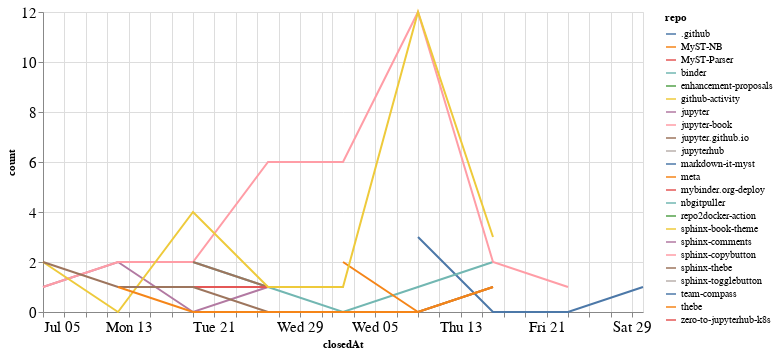

The notebook cell this image was saved under:
### Code cell
closed_by_time = closed_by.groupby('repo').resample('W', on='closedAt').count()['author'].reset_index()
closed_by_time = closed_by_time.rename(columns={'author': 'count'})

alt.Chart(closed_by_time, width=600).mark_line().encode(
    x='closedAt',
    y='count',
    color='repo',
    tooltip="repo"
)

### Figure 1 — Vega-Lite specification as saved in the notebook (floating-point values rounded to 4 significant figures)
{"config": {"axisLeft": {"labelFontSize": 15}, "axisBottom": {"labelFontSize": 15}}, "data": {"name": "data-1827bf687815cfa50746650e88c7a958"}, "mark": "line", "encoding": {"color": {"type": "nominal", "field": "repo"}, "tooltip": {"type": "nominal", "field": "repo"}, "x": {"type": "temporal", "field": "closedAt"}, "y": {"type": "quantitative", "field": "count"}}, "width": 600, "$schema": "https://vega.github.io/schema/vega-lite/v4.8.1.json", "datasets": {"data-1827bf687815cfa50746650e88c7a958": [{"repo": ".github", "closedAt": "2020-08-09T00:00:00", "count": 3}, {"repo": ".github", "closedAt": "2020-08-16T00:00:00", "count": 0}, {"repo": ".github", "closedAt": "2020-08-23T00:00:00", "count": 0}, {"repo": ".github", "closedAt": "2020-08-30T00:00:00", "count": 1}, {"repo": "MyST-NB", "closedAt": "2020-07-19T00:00:00", "count": 1}, {"repo": "MyST-Parser", "closedAt": "2020-07-12T00:00:00", "count": 1}, {"repo": "MyST-Parser", "closedAt": "2020-07-19T00:00:00", "count": 1}, {"repo": "binder", "closedAt": "2020-07-19T00:00:00", "count": 2}, {"repo": "binder", "closedAt": "2020-07-26T00:00:00", "count": 1}, {"repo": "binder", "closedAt": "2020-08-02T00:00:00", "count": 0}, {"repo": "binder", "closedAt": "2020-08-09T00:00:00", "count": 1}, {"repo": "binder", "closedAt": "2020-08-16T00:00:00", "count": 2}, {"repo": "enhancement-proposals", "closedAt": "2020-08-30T00:00:00", "count": 1}, {"repo": "github-activity", "closedAt": "2020-08-09T00:00:00", "count": 2}, {"repo": "jupyter", "closedAt": "2020-07-05T00:00:00", "count": 1}, {"repo": "jupyter", "closedAt": "2020-07-12T00:00:00", "count": 2}, {"repo": "jupyter", "closedAt": "2020-07-19T00:00:00", "count": 0}, {"repo": "jupyter", "closedAt": "2020-07-26T00:00:00", "count": 1}, {"repo": "jupyter-book", "closedAt": "2020-07-05T00:00:00", "count": 1}, {"repo": "jupyter-book", "closedAt": "2020-07-12T00:00:00", "count": 2}, {"repo": "jupyter-book", "closedAt": "2020-07-19T00:00:00", "count": 2}, {"repo": "jupyter-book", "closedAt": "2020-07-26T00:00:00", "count": 6}, {"repo": "jupyter-book", "closedAt": "2020-08-02T00:00:00", "count": 6}, {"repo": "jupyter-book", "closedAt": "2020-08-09T00:00:00", "count": 12}, {"repo": "jupyter-book", "closedAt": "2020-08-16T00:00:00", "count": 2}, {"repo": "jupyter-book", "closedAt": "2020-08-23T00:00:00", "count": 1}, {"repo": "jupyter.github.io", "closedAt": "2020-07-19T00:00:00", "count": 2}, {"repo": "jupyter.github.io", "closedAt": "2020-07-26T00:00:00", "count": 1}, {"repo": "jupyterhub", "closedAt": "2020-07-12T00:00:00", "count": 1}, {"repo": "markdown-it-myst", "closedAt": "2020-08-09T00:00:00", "count": 1}, {"repo": "meta", "closedAt": "2020-08-02T00:00:00", "count": 2}, {"repo": "meta", "closedAt": "2020-08-09T00:00:00", "count": 0}, {"repo": "meta", "closedAt": "2020-08-16T00:00:00", "count": 1}, {"repo": "mybinder.org-deploy", "closedAt": "2020-07-19T00:00:00", "count": 1}, {"repo": "mybinder.org-deploy", "closedAt": "2020-07-26T00:00:00", "count": 1}, {"repo": "nbgitpuller", "closedAt": "2020-07-12T00:00:00", "count": 1}, {"repo": "repo2docker-action", "closedAt": "2020-07-26T00:00:00", "count": 1}, {"repo": "sphinx-book-theme", "closedAt": "2020-07-05T00:00:00", "count": 2}, {"repo": "sphinx-book-theme", "closedAt": "2020-07-12T00:00:00", "count": 0}, {"repo": "sphinx-book-theme", "closedAt": "2020-07-19T00:00:00", "count": 4}, {"repo": "sphinx-book-theme", "closedAt": "2020-07-26T00:00:00", "count": 1}, {"repo": "sphinx-book-theme", "closedAt": "2020-08-02T00:00:00", "count": 1}, {"repo": "sphinx-book-theme", "closedAt": "2020-08-09T00:00:00", "count": 12}, {"repo": "sphinx-book-theme", "closedAt": "2020-08-16T00:00:00", "count": 3}, {"repo": "sphinx-comments", "closedAt": "2020-08-16T00:00:00", "count": 4}, {"repo": "sphinx-copybutton", "closedAt": "2020-07-26T00:00:00", "count": 2}, {"repo": "sphinx-thebe", "closedAt": "2020-07-05T00:00:00", "count": 2}, {"repo": "sphinx-thebe", "closedAt": "2020-07-12T00:00:00", "count": 1}, {"repo": "sphinx-thebe", "closedAt": "2020-07-19T00:00:00", "count": 1}, {"repo": "sphinx-thebe", "closedAt": "2020-07-26T00:00:00", "count": 0}, {"repo": "sphinx-thebe", "closedAt": "2020-08-02T00:00:00", "count": 0}, {"repo": "sphinx-thebe", "closedAt": "2020-08-09T00:00:00", "count": 0}, {"repo": "sphinx-thebe", "closedAt": "2020-08-16T00:00:00", "count": 1}, {"repo": "sphinx-togglebutton", "closedAt": "2020-08-09T00:00:00", "count": 3}, {"repo": "team-compass", "closedAt": "2020-07-26T00:00:00", "count": 1}, {"repo": "thebe", "closedAt": "2020-07-12T00:00:00", "count": 1}, {"repo": "thebe", "closedAt": "2020-07-19T00:00:00", "count": 0}, {"repo": "thebe", "closedAt": "2020-07-26T00:00:00", "count": 0}, {"repo": "thebe", "closedAt": "2020-08-02T00:00:00", "count": 0}, {"repo": "thebe", "closedAt": "2020-08-09T00:00:00", "count": 0}, {"repo": "thebe", "closedAt": "2020-08-16T00:00:00", "count": 1}, {"repo": "zero-to-jupyterhub-k8s", "closedAt": "2020-07-05T00:00:00", "count": 1}]}}
